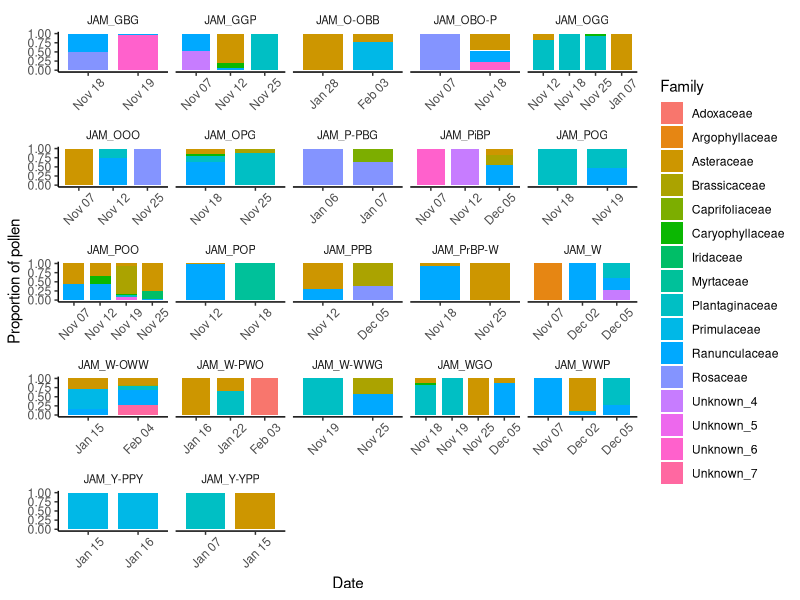
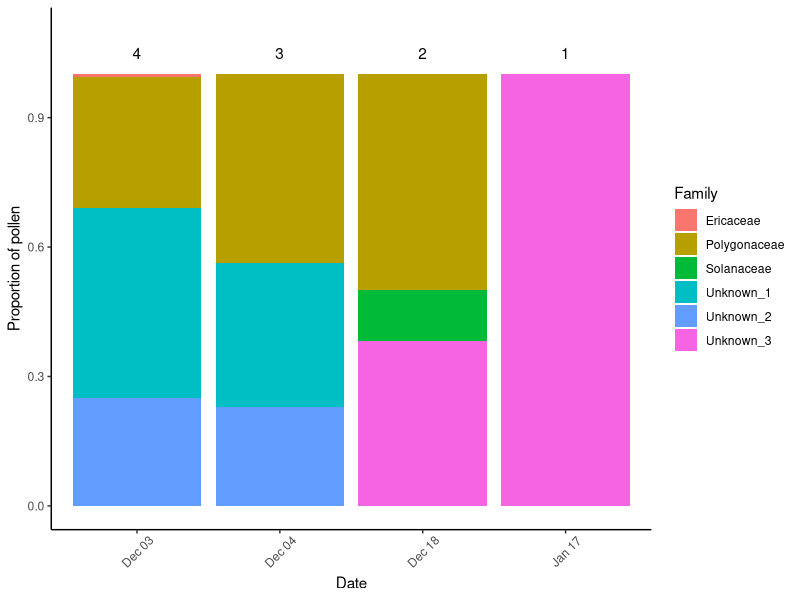
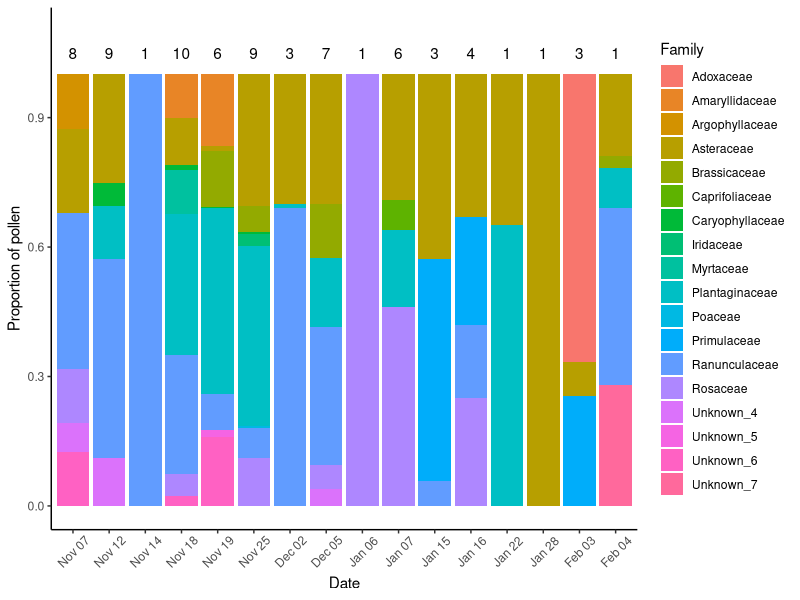

The R source for these figures, in order: (Note: this script raises an error after producing the figures.)
## ---- chunk 1

library(tidyverse)
library(ggplot2)
theme_set(theme_classic())

# pollen data
pollen_samples <- read_csv('Data/Pollen_and_Surveys/Pollen_samples_data_cleaned.csv')

# nest-level data summary
beehav_sum <- read_csv('Data/Behaviour/Behaviour_nest_summary_cleaned.csv')

# nest-level data all social statuses
beehav_full <- read_csv('Data/Behaviour/Behaviour_nest_full_cleaned.csv')

# pollen_samples and behaviour data
pollen_beehav <- read_csv('Data/Behaviour/Pollen_and_behaviour_cleaned.csv')

# pollen richness for individuals  
pollen_beehav_ind <- read_csv('Data/Pollen_and_Surveys/Pollen_richness_individuals_cleaned.csv')

# pollen richness for nests  
pollen_beehav_nest <- read_csv('Data/Pollen_and_Surveys/Pollen_richness_nests_cleaned.csv')






## ---- chunk 2


# make date labels for the figure
pollen_samples <- pollen_samples %>%
  mutate(
    Date_label  = format(Date_pollen, "%b %d"),                    
    Date_label  = factor(Date_label, levels = format(sort(unique(Date_pollen)), "%b %d")))

# reorder the pollen_samples counts within each bee from smallest to largest pollen_samples count
pollen_samples <- pollen_samples %>%
  group_by(Bee_ID, Date_pollen) %>%
  arrange(Count)


# pollen_samples samples by individual
pollen_samples %>% 
  filter(Num_of_samples > 1) %>% 
  arrange(Date_pollen) %>%
  ggplot(aes(x = Date_label, y = Count, fill = Family)) +
  geom_col(position = "fill", width = 0.8) +
  labs(x = "Date", y = "Proportion of pollen") +
  facet_wrap(~ Bee_ID, scales = "free_x")  + 
  theme(axis.text.x = element_text(angle = 45, vjust = 0.6))  + 
  theme(
  strip.background = element_blank(),
  strip.text = element_text(size = 8))



# pollen_samples types bees collected, summary 
# first make df for the sample size for above figures
n_df_KB <- pollen_samples %>%
  filter(Site == 'KB') %>% 
  group_by(Date_label) %>%
  summarise(N_bees = length(unique(Slide_code))) 

n_df_JAM <- pollen_samples %>%
  filter(Site == 'JAM') %>% 
  group_by(Date_label) %>%
  summarise(N_bees = length(unique(Slide_code))) 

pollen_samples %>% 
  filter(Site == 'KB') %>% 
  ggplot(aes(x = Date_label, y = Count, fill = Family)) +
  geom_bar(stat = "identity", position = "fill") +
  geom_text(
    data = n_df_KB,
    aes(x = Date_label, y = 1.05, label = (N_bees)),
    inherit.aes = FALSE) +
  coord_cartesian(ylim = c(0, 1.1)) + 
  labs(y = 'Proportion of pollen', x = 'Date') + 
  theme(axis.text.x = element_text(angle = 45,  vjust = 0.6))
  
pollen_samples %>% 
  filter(Site == 'JAM') %>% 
  ggplot(aes(x = Date_label, y = Count, fill = Family)) +
  geom_bar(stat = "identity", position = "fill") +
  geom_text(
    data = n_df_JAM,
    aes(x = Date_label, y = 1.05, label = (N_bees)),
    inherit.aes = FALSE) +
  coord_cartesian(ylim = c(0, 1.1)) + 
  labs(y = 'Proportion of pollen', x = 'Date') + 
  theme(axis.text.x = element_text(angle = 45,  vjust = 0.6))





# abundance for 50m
pollen_samples %>% 
  filter(!is.na(Abundance_for50)) %>% 
  group_by(Slide_code) %>% 
  ggplot(aes(x = Abundance_for50)) + 
  geom_histogram(stat='count')

# abundance for 200m
pollen_samples %>% 
  filter(!is.na(Abundance_for200)) %>% 
  group_by(Slide_code) %>% 
  ggplot(aes(x = Abundance_for200)) + 
  geom_histogram(stat='count')


## ---- chunk 3

# label by week

beehav_full <- beehav_full %>%
  filter(!is.na(Date_beehav)) %>% 
  mutate(Week_index = as.numeric(difftime(floor_date(Date_beehav, "week"),
                                     floor_date(min(Date_beehav), "week"),
                                     units = "weeks") + 1))

# remove duplicates within the same week if there are any by arranging "social" first, then removing dupes
beehav_sum_weekly <- beehav_full %>%
  group_by(Week_index, Nest) %>%
  arrange(desc(Num_females_same_day)) %>%
  slice_head(n = 1) %>% 
  ungroup()


# plot nest socialty throughout the season 

# make sample size for figure
sample_size_beehav_full <- beehav_sum_weekly %>%
  count(Week_index)


# con
beehav_sum_weekly %>%
  ggplot(aes(x = Week_index, fill = Social_status_con)) +
  geom_bar(position = "fill") +
  scale_y_continuous(labels = scales::percent) +
  labs(y = "Percent") +
  geom_text(data = sample_size_beehav_full,
            aes(x = Week_index, y = 1.05,
                label = paste0(n)),
            inherit.aes = FALSE) +
  scale_fill_manual(values = c("#045b87", "#52c5ff"))



# max number of females in each nest 
# Conservative estimate
beehav_sum %>%
  filter(Num_females_same_day != 0) %>% 
  ggplot(aes(x = Num_females_same_day, fill = Site)) +
  geom_bar(position = 'dodge') +
  scale_fill_manual(values = c("#e65f55", "#edc647"))  +
  labs(y = 'Number of nests', x = 'Number of females')



# Number females over time in social nests conservative estimate
beehav_sum_weekly %>%
  filter(Nest == "J18" | Nest == "J100" | Nest == "J87" | Nest == "J91" | Nest == "J92" | Nest == "K13") %>% 
  ggplot(aes(x = Week_index, y = Num_females_same_day, colour = Nest, fill = Nest)) +
  geom_line() +
  geom_point() +
  ylim(0, 4)


# plot total number of nest sociality
beehav_sum %>%
  filter(Num_females_same_day != 0) %>% 
  ggplot(aes(x = Site, fill = Social_status_con)) +
  geom_bar(position = "stack") +
  scale_fill_manual(values = c("#045b87", "#52c5ff")) +
  labs(fill = "Sociality", y = 'Number of nests')
  



## ---- chunk 4

# sample size for conservative
pollen_beehav %>%
  group_by(Social_status_at_time_con) %>%
  summarise(n_samples = n_distinct(Slide_code))


## Violin plots

# richness per nest, compiled
pollen_beehav_nest %>% 
  ggplot(aes(x = Social_status_at_time_con, y = Richness_nest, fill = Social_status_at_time_con )) + 
  geom_violin() + 
  scale_fill_manual(values = c("#045b87", "#52c5ff")) +
  labs(y = "Richness per nest", x = 'Sociality') +
  theme(legend.position = "none")

# richness per invidivual, average
pollen_beehav_ind %>% 
  ggplot(aes(x = Social_status_at_time_con, y = Richness_ind_mean, fill = Social_status_at_time_con )) + 
  geom_violin() + 
  scale_fill_manual(values = c("#045b87", "#52c5ff")) +
  labs(y = "Average richness per individual", x = 'Sociality') +
  theme(legend.position = "none")



# all samples of social nests
pollen_beehav %>% 
  filter(Social_status_at_time_con == "social") %>% 
  ggplot(aes(x = Date_pollen, y = Count, fill = Family)) +
  geom_bar(stat = "identity", position = "fill") +  
  labs(x = "Date", y = "Proportion of pollen", title = "social nests") +
  facet_wrap(~ Bee_ID, scales = "free_x") 

# all samples of solitary nests
pollen_beehav %>% 
  filter(Social_status_at_time_con == "solitary") %>% 
  ggplot(aes(x = Date_pollen, y = Count, fill = Family)) +
  geom_bar(stat = "identity", position = "fill") +  
  labs(x = "Date", y = "Proportion of pollen", title = "solitary nests") +
  facet_wrap(~ Bee_ID, scales = "free_x")


pollen_beehav_ind %>%
  filter(Social_status_at_time_con == 'solitary') %>% 
  ggplot(aes(x = Date_pollen, y = Richness_ind, colour = Bee_ID)) +
  geom_jitter(height = 0, width = 0, alpha = 0.7) + 
  geom_line() +
  theme(legend.position = 'none')

pollen_beehav_ind %>%
  filter(Social_status_at_time_con == 'social') %>% 
  ggplot(aes(x = Date_pollen, y = Richness_ind, colour = Bee_ID)) +
  geom_jitter(height = 0, width = 0, alpha = 0.7) + 
  geom_line() +
  theme(legend.position = 'none')
